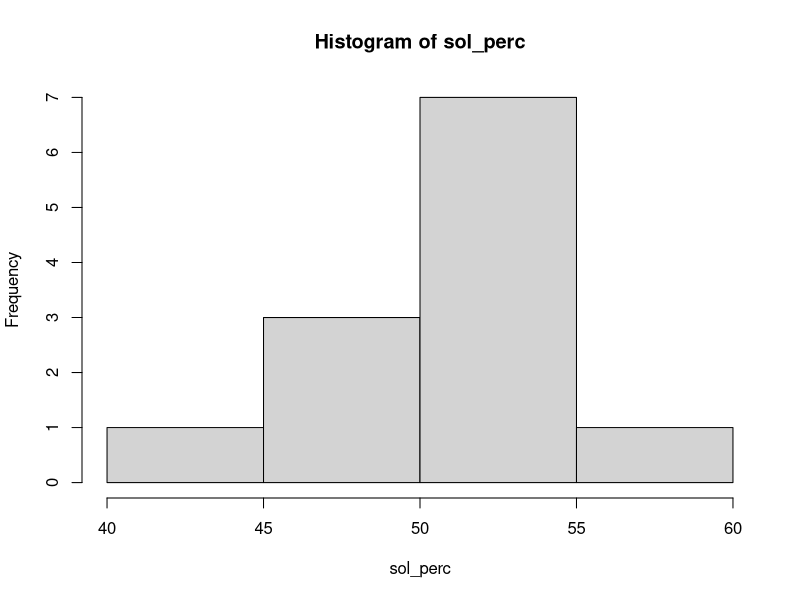
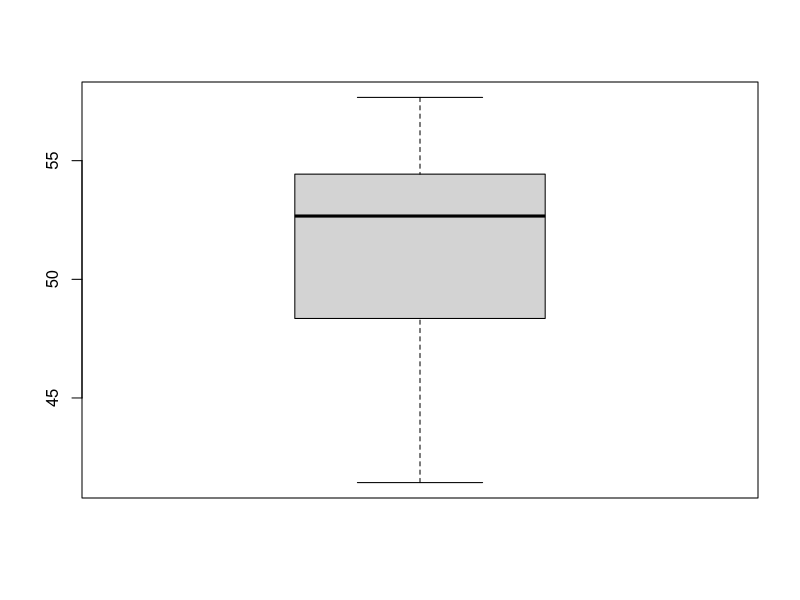
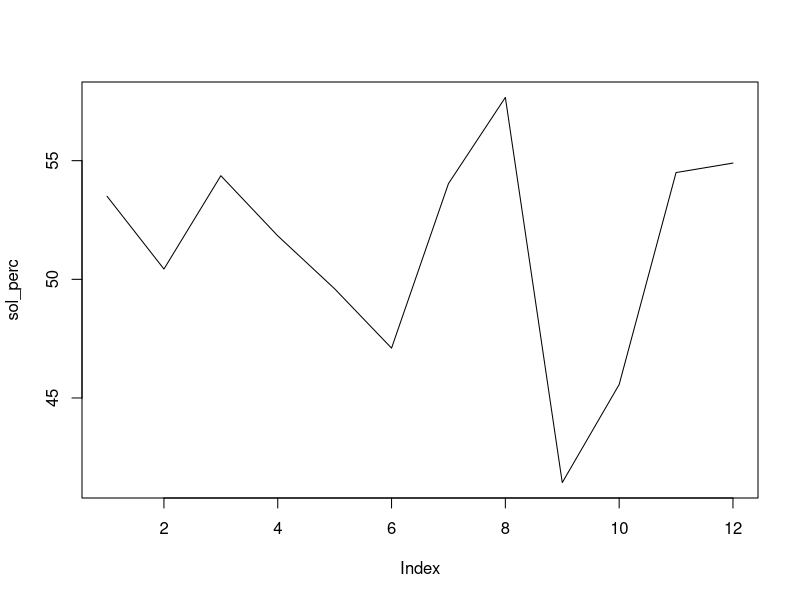
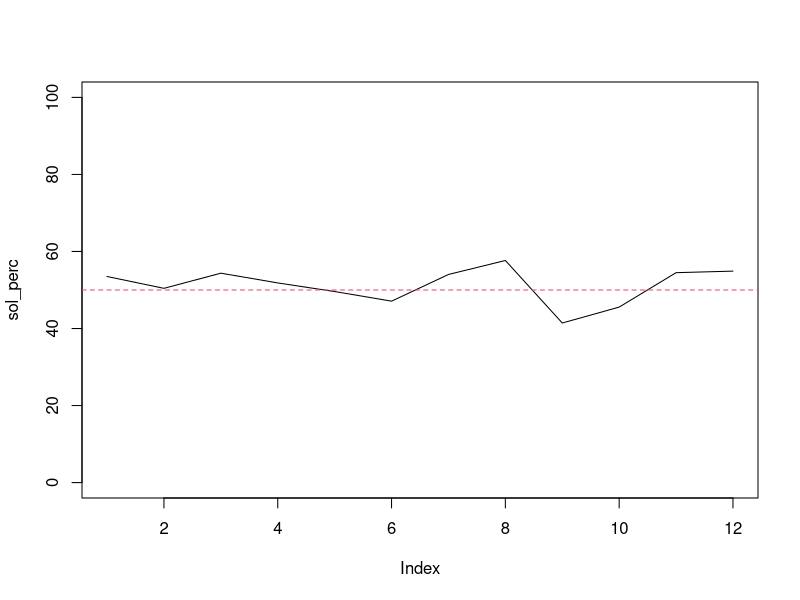

Generate these figures, in order, with R:
#########################################################################
##
## Disciplina Transversal
## MEPC
## Aula 4
##
## Profs Fernando Mayer e Paulo Justiniano
##
#########################################################################

##======================================================================
## SÓ VEJA ESSE SCRIPT DEPOIS DE TENTAR RESOLVER O ANTERIOR!
##======================================================================

## Os dados abaixo se referem às horas de sol por mês, na cidade de
## Curitiba, conforme disponíveis em
## https://pt.wikipedia.org/wiki/Curitiba#Clima
sol <- c(160.5, 151.3, 163.1, 155.5, 148.8, 141.3, 162.1,
         173, 124.3, 136.7, 163.5, 164.7)

## A pergunta que você deve responder é: qual o *percentual* de sol em
## cada mês?

## Para simplificar, faça algumas suposições:
## 1. Considere que um mês contém em média 30 dias
## 2. Considere que cada dia possui, em média, 10 horas de duração

## Com isso:
## 1. Calcule a quantidade média de horas em um mês
## 2. Divida as horas de sol mensal pela quantidade de horas mensal,
## e multiplique por 100, para obter o percentual de horas de sol por mês

## Média de horas totais por mês, de acordo com a simplificação
## 30 dias * 10 horas = 300 horas por mês
(horas_mes <- 30 * 10)

## Percentual de sol
(sol_perc <- (sol/horas_mes) * 100)

## Faça um sumário estatístico do percentual de sol mensal
summary(sol_perc)

## Faça um histograma do percentual de sol mensal
hist(sol_perc)

## Faça um boxplot do percentual de sol mensal
boxplot(sol_perc)

## Faça um gráfico de série temporal do percentual de sol mensal
plot(sol_perc, type = "l")

## Versão com mais elementos
plot(sol_perc, type = "l", ylim = c(0, 100))
abline(h = 50, lty = 2, col = 2) # linha que indica 50%
